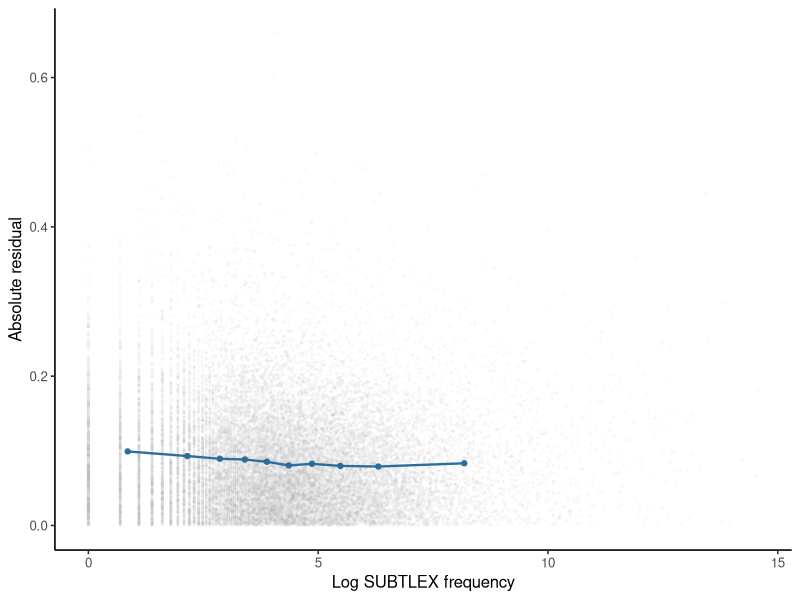
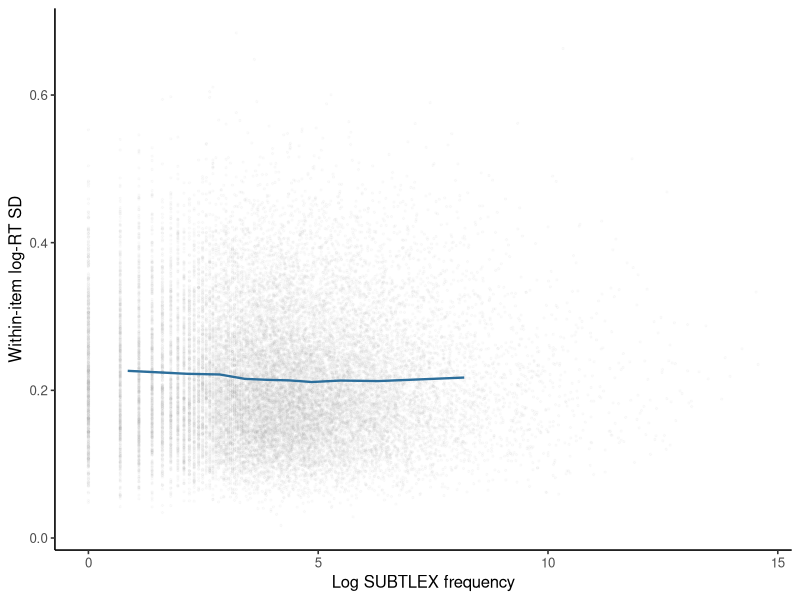

The R script that drew these images, in order:
## ---- chunk 1
#| label: compute-mald-heteroscedasticity
library(ggplot2)
library(sandwich)
library(lmtest)

mald <- read.csv("data/mald/mald-items.csv", stringsAsFactors = FALSE)
mald$log_frequency_c <-
  mald$log_frequency_subtlex - mean(mald$log_frequency_subtlex)
mald$log_duration_c <- mald$log_duration - mean(mald$log_duration)
mald$n_phones_c <- mald$n_phones - mean(mald$n_phones)

fit <- lm(
  mean_log_rt ~ log_frequency_c + log_duration_c + n_phones_c,
  data = mald
)
mald$residual <- residuals(fit)

breaks <- unique(quantile(
  mald$log_frequency_subtlex,
  probs = seq(0, 1, length.out = 11L)
))
mald$frequency_bin <- cut(
  mald$log_frequency_subtlex,
  breaks = breaks,
  include.lowest = TRUE
)
spread_bins <- do.call(rbind, lapply(
  split(mald, mald$frequency_bin),
  function(rows) data.frame(
    mean_log_frequency = mean(rows$log_frequency_subtlex),
    mean_absolute_residual = mean(abs(rows$residual)),
    mean_within_item_sd = mean(rows$sd_log_rt),
    n_items = nrow(rows)
  )
))
row.names(spread_bins) <- NULL

conventional_se <- coef(summary(fit))[, "Std. Error"]
hc3_test <- coeftest(fit, vcov. = vcovHC(fit, type = "HC3"))
hc3_se <- hc3_test[, "Std. Error"]

data.frame(
  term = names(coef(fit)),
  conventional_se = conventional_se,
  hc3_se = hc3_se,
  ratio = hc3_se / conventional_se
)
## ---- chunk 2
#| label: plot-mald-heteroscedasticity
#| fig-cap: "Absolute MALD residuals with equal-count-bin means in blue."
point_opacity <- 0.045
ggplot(mald, aes(log_frequency_subtlex, abs(residual))) +
  geom_point(color = "grey70", alpha = point_opacity, size = 0.5) +
  geom_line(
    data = spread_bins,
    aes(mean_log_frequency, mean_absolute_residual),
    inherit.aes = FALSE,
    color = "#2C6E9B",
    linewidth = 0.8
  ) +
  geom_point(
    data = spread_bins,
    aes(mean_log_frequency, mean_absolute_residual),
    inherit.aes = FALSE,
    color = "#2C6E9B",
    size = 1.5
  ) +
  labs(x = "Log SUBTLEX frequency", y = "Absolute residual") +
  theme_classic(base_size = 12)
## ---- chunk 3
#| label: plot-mald-within-item-spread
#| fig-cap: "Observed within-item log-response-time standard deviations and their equal-count-bin means."
ggplot(mald, aes(log_frequency_subtlex, sd_log_rt)) +
  geom_point(color = "grey70", alpha = point_opacity, size = 0.5) +
  geom_line(
    data = spread_bins,
    aes(mean_log_frequency, mean_within_item_sd),
    inherit.aes = FALSE,
    color = "#2C6E9B",
    linewidth = 0.8
  ) +
  labs(x = "Log SUBTLEX frequency", y = "Within-item log-RT SD") +
  theme_classic(base_size = 12)
